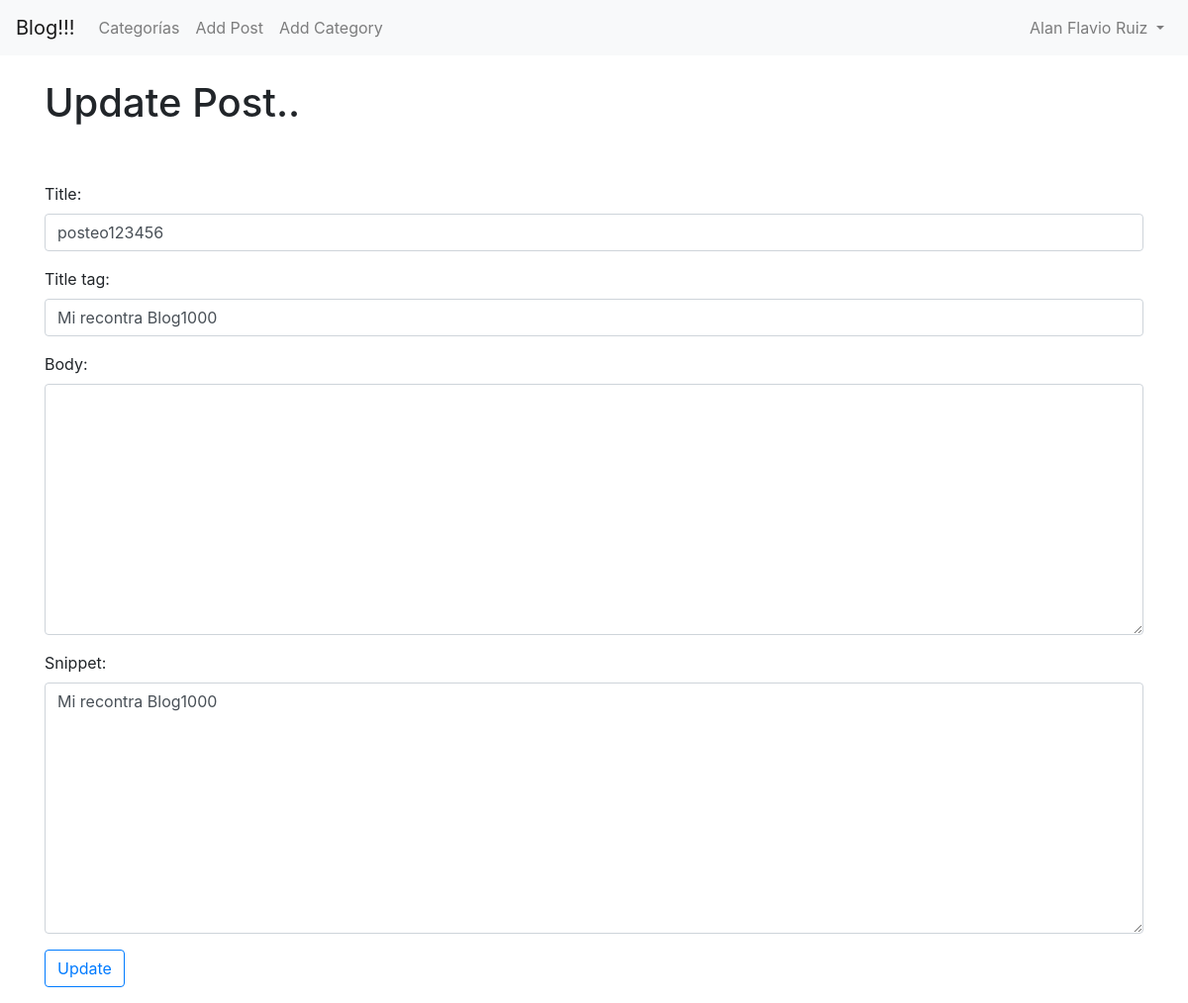
The page /article/edit/77 (signed in) on the database its author committed.
### theblog/models.py (models this page shows, shortened)
class Post(models.Model):
	title = models.CharField(max_length=255)
	header_image = models.ImageField(null=True, blank=True, upload_to="images/")
	title_tag = models.CharField(max_length=255)
	author = models.ForeignKey(User, on_delete=models.CASCADE)
	body = models.TextField()
	post_date = models.DateTimeField(auto_now_add=True)
	category = models.CharField(max_length=255, default = 'category')
	snippet = models.CharField(max_length=255)
	likes = models.ManyToManyField(User,  related_name='blog_post')

### theblog/views.py (the view)
# urls.py: path('article/edit/<int:pk>', UpdatePostView.as_view(), name='update_post'),
class UpdatePostView(UpdateView):
	model = Post
	form_class = EditForm
	template_name = 'update_post.html'

### theblog/forms.py
class EditForm(forms.ModelForm):
    class Meta:
        model = Post
        fields = ('title', 'title_tag', 'body', 'snippet')
        widgets ={
            'title': forms.TextInput(attrs={'class': 'form-control', 'placeholder': 'acá va algo de titulo!!! :)'}),
            'title_tag': forms.TextInput(attrs={'class': 'form-control'}),
            'body': forms.Textarea(attrs={'class': 'form-control'}),
            'snippet': forms.Textarea(attrs={'class': 'form-control'}),
            }

### theblog/templates/update_post.html (shortened to what this page needs)
{% extends 'base.html' %}
{% block content %}
{% if user.is_authenticated %}
    {% if user.id == post.author.id %}
        <h1>Update Post..</h1>
        <br/><br/>
        <div class="form-group">
            <form method="POST">
                {{form.as_p}}
                <button class="btn btn-outline-primary">Update</button>
        </div>
    {% else %}
        No estas logueado, AND YOU KNOW :) !!!
    {% endif %}
{% else %}
    No estas logueado, AND YOU KNOW :) !!!
{% endif %}
{% endblock %}

### theblog/templates/base.html (shortened to what this page needs)
<!doctype html>
<html lang="en">
  <head>
    <link rel="stylesheet" href="https://stackpath.bootstrapcdn.com/bootstrap/4.5.2/css/bootstrap.min.css">
  </head>
  <body>
    <nav class="navbar navbar-expand-lg navbar-light bg-light">
  <a class="navbar-brand" href=" {% url 'home' %}">Blog!!!</a>
  <div class="collapse navbar-collapse" id="navbarSupportedContent">
    <ul class="navbar-nav mr-auto">
  {% if cat_menu %}
  <li class="nav-item dropdown">
        <a class="nav-link dropdown-toggle" href="#" id="navbarDropdown" role="button" data-toggle="dropdown" aria-haspopup="true" aria-expanded="false">
          Categorías
        </a>
        <div class="dropdown-menu" aria-labelledby="navbarDropdown">
          {% for item in cat_menu %}
            <a class="dropdown-item" href="{% url 'category' item|slugify %}">{{ item }}</a>
          {% endfor %}
        </div>
      </li>
    {% else %}
      <li class="nav-item">
          <a class="nav-link" href="{% url 'category-list' %}">Categorías</a>
      </li>
    {% endif %}
    {% if user.is_authenticated %}
      <li class="nav-item">
        <a class="nav-link" href="{% url 'add_post' %}">Add Post</a>
      </li>
      <li class="nav-item">
        <a class="nav-link" href="{% url 'add_category' %}">Add Category</a>
      </li>
    {% endif %}
    </ul>
    {% if user.is_authenticated %}
        <ul class="navbar-nav ml-auto">
          <li class="nav-item dropdown">
            <a class="nav-link dropdown-toggle" href="#" id="navbarDropdown" role="button" data-toggle="dropdown" aria-haspopup="true" aria-expanded="false">
              {{ user.first_name }}
              {{ user.last_name }}
            </a>
          </li>
        </ul>
    {% endif %}
  </div>
</nav>
    <br/>
    <div class="container">
        {% block content %}
        {% endblock %}
    </div>
  </body>
</html>

### rows shown on the page
Post: title "posteo123456", title_tag "Mi recontra Blog1000", snippet "Mi recontra Blog1000"

### other values the page prints
{{ user.first_name }} "Alan Flavio"
{{ user.last_name }} "Ruiz"
